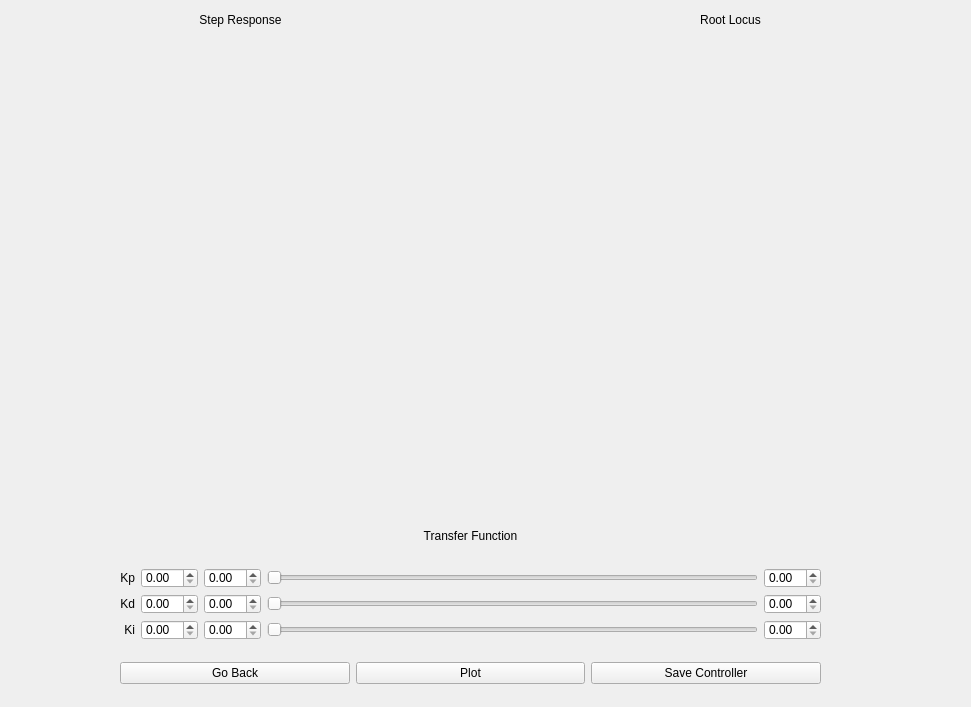
<?xml version="1.0" encoding="UTF-8"?>
<ui version="4.0">
 <class>ControlWindow</class>
 <widget class="QWidget" name="ControlWindow">
  <property name="geometry">
   <rect>
    <x>0</x>
    <y>0</y>
    <width>971</width>
    <height>707</height>
   </rect>
  </property>
  <property name="windowTitle">
   <string>ControlWindow</string>
  </property>
  <widget class="QWidget" name="layoutWidget">
   <property name="geometry">
    <rect>
     <x>120</x>
     <y>510</y>
     <width>701</width>
     <height>191</height>
    </rect>
   </property>
   <layout class="QVBoxLayout" name="outerVLayout">
    <item>
     <layout class="QVBoxLayout" name="topHLayout">
      <item>
       <widget class="QLabel" name="tfLabel">
        <property name="maximumSize">
         <size>
          <width>1000</width>
          <height>20</height>
         </size>
        </property>
        <property name="text">
         <string>Transfer Function</string>
        </property>
        <property name="alignment">
         <set>Qt::AlignCenter</set>
        </property>
       </widget>
      </item>
     </layout>
    </item>
    <item>
     <layout class="QHBoxLayout" name="horizontalLayout" stretch="0,0,0,2,0">
      <item>
       <layout class="QVBoxLayout" name="kVLayout">
        <item>
         <widget class="QLabel" name="kpLabel">
          <property name="maximumSize">
           <size>
            <width>75</width>
            <height>20</height>
           </size>
          </property>
          <property name="text">
           <string>Kp</string>
          </property>
          <property name="alignment">
           <set>Qt::AlignRight|Qt::AlignTrailing|Qt::AlignVCenter</set>
          </property>
         </widget>
        </item>
        <item>
         <widget class="QLabel" name="kdLabel">
          <property name="maximumSize">
           <size>
            <width>75</width>
            <height>20</height>
           </size>
          </property>
          <property name="text">
           <string>Kd</string>
          </property>
          <property name="alignment">
           <set>Qt::AlignRight|Qt::AlignTrailing|Qt::AlignVCenter</set>
          </property>
         </widget>
        </item>
        <item>
         <widget class="QLabel" name="kiLabel">
          <property name="maximumSize">
           <size>
            <width>75</width>
            <height>20</height>
           </size>
          </property>
          <property name="text">
           <string>Ki</string>
          </property>
          <property name="alignment">
           <set>Qt::AlignRight|Qt::AlignTrailing|Qt::AlignVCenter</set>
          </property>
         </widget>
        </item>
       </layout>
      </item>
      <item>
       <layout class="QVBoxLayout" name="lineEditVLayout">
        <property name="leftMargin">
         <number>0</number>
        </property>
        <property name="rightMargin">
         <number>0</number>
        </property>
        <item>
         <widget class="QDoubleSpinBox" name="kpValBox">
          <property name="maximumSize">
           <size>
            <width>16777215</width>
            <height>20</height>
           </size>
          </property>
         </widget>
        </item>
        <item>
         <widget class="QDoubleSpinBox" name="kdValBox">
          <property name="maximumSize">
           <size>
            <width>16777215</width>
            <height>20</height>
           </size>
          </property>
         </widget>
        </item>
        <item>
         <widget class="QDoubleSpinBox" name="kiValBox">
          <property name="maximumSize">
           <size>
            <width>16777215</width>
            <height>20</height>
           </size>
          </property>
         </widget>
        </item>
       </layout>
      </item>
      <item>
       <layout class="QVBoxLayout" name="minBoxVLayout">
        <item>
         <widget class="QDoubleSpinBox" name="kpMinBox">
          <property name="maximumSize">
           <size>
            <width>16777215</width>
            <height>20</height>
           </size>
          </property>
         </widget>
        </item>
        <item>
         <widget class="QDoubleSpinBox" name="kdMinBox">
          <property name="maximumSize">
           <size>
            <width>16777215</width>
            <height>20</height>
           </size>
          </property>
         </widget>
        </item>
        <item>
         <widget class="QDoubleSpinBox" name="kiMinBox">
          <property name="maximumSize">
           <size>
            <width>16777215</width>
            <height>20</height>
           </size>
          </property>
         </widget>
        </item>
       </layout>
      </item>
      <item>
       <layout class="QVBoxLayout" name="sliderVLayout">
        <item>
         <widget class="QSlider" name="kpSlider">
          <property name="maximumSize">
           <size>
            <width>16777215</width>
            <height>20</height>
           </size>
          </property>
          <property name="orientation">
           <enum>Qt::Horizontal</enum>
          </property>
         </widget>
        </item>
        <item>
         <widget class="QSlider" name="kdSlider">
          <property name="maximumSize">
           <size>
            <width>16777215</width>
            <height>20</height>
           </size>
          </property>
          <property name="orientation">
           <enum>Qt::Horizontal</enum>
          </property>
         </widget>
        </item>
        <item>
         <widget class="QSlider" name="kiSlider">
          <property name="maximumSize">
           <size>
            <width>16777215</width>
            <height>20</height>
           </size>
          </property>
          <property name="orientation">
           <enum>Qt::Horizontal</enum>
          </property>
         </widget>
        </item>
       </layout>
      </item>
      <item>
       <layout class="QVBoxLayout" name="maxBoxVLayout">
        <item>
         <widget class="QDoubleSpinBox" name="kdMaxBox">
          <property name="maximumSize">
           <size>
            <width>16777215</width>
            <height>20</height>
           </size>
          </property>
         </widget>
        </item>
        <item>
         <widget class="QDoubleSpinBox" name="kiMaxBox">
          <property name="maximumSize">
           <size>
            <width>16777215</width>
            <height>20</height>
           </size>
          </property>
         </widget>
        </item>
        <item>
         <widget class="QDoubleSpinBox" name="kpMaxBox">
          <property name="maximumSize">
           <size>
            <width>16777215</width>
            <height>20</height>
           </size>
          </property>
         </widget>
        </item>
       </layout>
      </item>
     </layout>
    </item>
    <item>
     <layout class="QHBoxLayout" name="buttonHLayout">
      <item>
       <widget class="QPushButton" name="backButton">
        <property name="text">
         <string>Go Back</string>
        </property>
       </widget>
      </item>
      <item>
       <widget class="QPushButton" name="plotButton">
        <property name="text">
         <string>Plot</string>
        </property>
       </widget>
      </item>
      <item>
       <widget class="QPushButton" name="saveButton">
        <property name="text">
         <string>Save Controller</string>
        </property>
       </widget>
      </item>
     </layout>
    </item>
   </layout>
  </widget>
  <widget class="QCustomPlot" name="stepPlot" native="true">
   <property name="geometry">
    <rect>
     <x>0</x>
     <y>29</y>
     <width>480</width>
     <height>451</height>
    </rect>
   </property>
  </widget>
  <widget class="QLabel" name="tfLabel_2">
   <property name="geometry">
    <rect>
     <x>0</x>
     <y>10</y>
     <width>481</width>
     <height>20</height>
    </rect>
   </property>
   <property name="maximumSize">
    <size>
     <width>1000</width>
     <height>20</height>
    </size>
   </property>
   <property name="text">
    <string>Step Response</string>
   </property>
   <property name="alignment">
    <set>Qt::AlignCenter</set>
   </property>
  </widget>
  <widget class="QLabel" name="tfLabel_3">
   <property name="geometry">
    <rect>
     <x>490</x>
     <y>10</y>
     <width>481</width>
     <height>20</height>
    </rect>
   </property>
   <property name="maximumSize">
    <size>
     <width>1000</width>
     <height>20</height>
    </size>
   </property>
   <property name="text">
    <string>Root Locus</string>
   </property>
   <property name="alignment">
    <set>Qt::AlignCenter</set>
   </property>
  </widget>
  <widget class="ChartView" name="rootLocusPlot" native="true">
   <property name="geometry">
    <rect>
     <x>490</x>
     <y>30</y>
     <width>471</width>
     <height>451</height>
    </rect>
   </property>
   <property name="mouseTracking">
    <bool>true</bool>
   </property>
   <property name="tabletTracking">
    <bool>true</bool>
   </property>
  </widget>
  <zorder>stepPlot</zorder>
  <zorder>layoutWidget</zorder>
  <zorder>tfLabel_2</zorder>
  <zorder>tfLabel_3</zorder>
  <zorder>rootLocusPlot</zorder>
 </widget>
 <customwidgets>
  <customwidget>
   <class>QCustomPlot</class>
   <extends>QWidget</extends>
   <header>qcustomplot.h</header>
   <container>1</container>
  </customwidget>
  <customwidget>
   <class>ChartView</class>
   <extends>QWidget</extends>
   <header location="global">chartview.h</header>
   <container>1</container>
  </customwidget>
 </customwidgets>
 <resources/>
 <connections/>
</ui>
